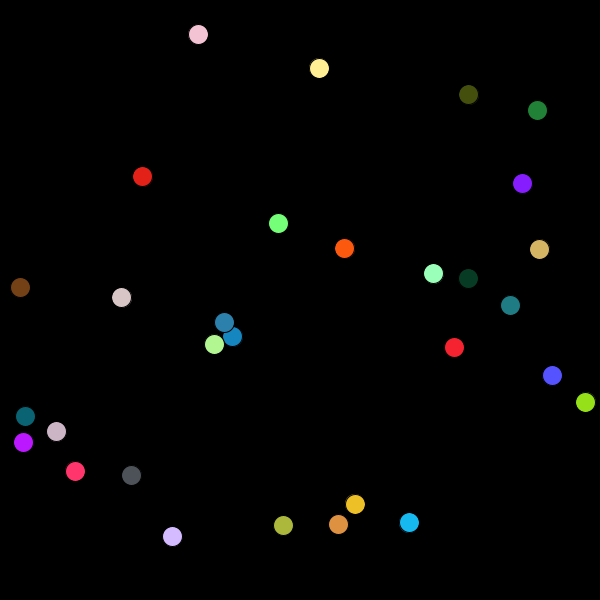
Frame 1 (no input)
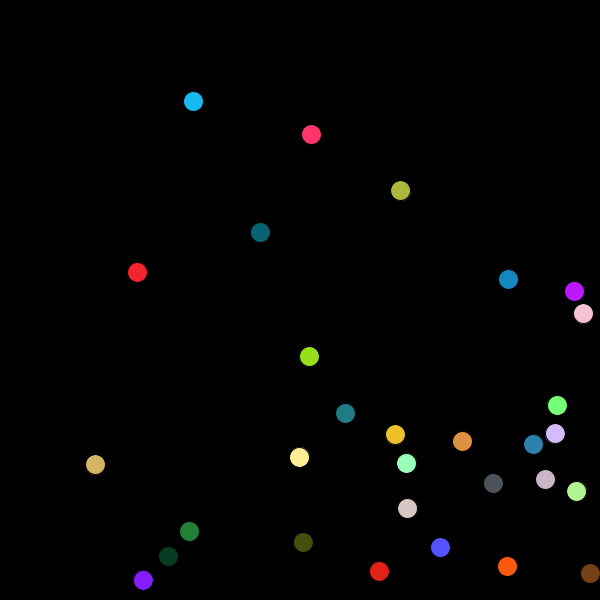
Frame 60 (the mouse pressed at the canvas centre just before this capture)
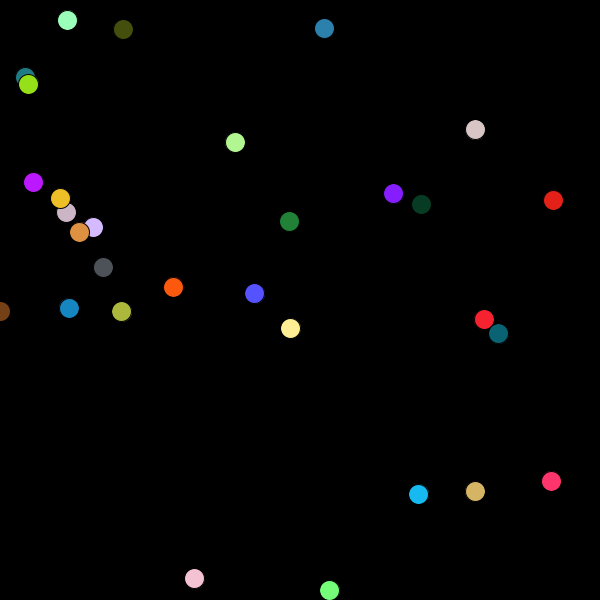
Frame 120 (the mouse held since frame 60 and released just before this capture)

The Processing sketch that drew these frames (run headless with seeded random() and noise(); from frame 60 on, the mouse is pressed at the canvas centre):

// Processing sketch: Chain_Reacts
// ── Chain_Reacts.pde
Ball[] balls;

void setup() {
  size(600, 600);
  balls = new Ball[30];
  for (int i = 0; i < balls.length; i++) {
    balls[i] = new Ball();
  }
  background(0);
}

void draw() {
  background(0);
  for (Ball b : balls) {
    changeState(b);
    color c = b.c;
    fill(c);
    b.deflect();
    b.act();
    ellipse(b.x, b.y, b.radius * 2, b.radius * 2);
  }
}

void changeState(Ball b) {
  if (b.state == 0) {
    for (Ball ba : balls) {
      if (ba.state == 1 || ba.state == 2) {
        if (sqrt(abs(ba.x-b.x)*abs(ba.x-b.x) + abs(ba.y-b.y)*abs(ba.y-b.y)) < (ba.radius + b.radius)) {
          b.state = 1;
          return;
        }
      }
    }
  }
  if (b.radius == b.MAX_RADIUS && b.state == 1) {
    b.state = 2;
  } else if (b.state == 2 && b.radius == 0) {
    b.state = 3;
  }
}

void mouseClicked() {
  Ball[] temp = new Ball[balls.length + 1];
  int counter = 0;
  for (Ball b : balls) {
    temp[counter] = b;
    counter++;
  }
  temp[temp.length - 1] = new Ball(1, mouseX, mouseY);
  balls = temp;
}

// ── Ball.pde
class Ball {

  final static int MOVING = 0;
  final static int GROWING = 1;
  final static int SHRINKING = 2;
  final static int DEAD = 3;
  final float CHANGE_FACTOR = .25;
  final float MAX_RADIUS = 50;

  float x, y;
  float xVel, yVel;
  float radius;
  color c;
  int state;

  Ball() {
    xVel = (float) (Math.random() * 7 + 3);
    yVel = (float) (Math.random() * 7 + 3);

    c = color((int) (Math.random() * 266), (int) (Math.random() * 266), (int) (Math.random() * 266));

    x = (float) (Math.random() * 581 + 10);
    y = (float) (Math.random() * 581 + 10);

    radius = 10;

    state = 0;
  }
  
  Ball(int s, float _x, float _y) {
    x = _x;
    y = _y;
    xVel = 0;
    yVel = 0;
    state = s;
    radius = 0;
    c = color((int) (Math.random() * 266), (int) (Math.random() * 266), (int) (Math.random() * 266));
  }

  void act() {
    if (state == 0) {
      x += xVel; 
      y += yVel;
    } 
    else if (state == 1) {
      radius += CHANGE_FACTOR;
    } 
    else if (state == 2) {
      radius -= CHANGE_FACTOR;
    } 
    else if (state == 3) {
      return;
    }
  }

  void deflect() {
    if (x > 590) {
      x = x - 10;
      xVel = -1 * xVel;
    } else if (x < 10) {
      x = x + 10;
      xVel = -1 * xVel;
    } else if (y > 590) {
      y = y - 10;
      yVel = -1 * yVel;
    } else if (y < 10) {
      y = y + 10;
      yVel = -1 * yVel;
    }
  }
}
